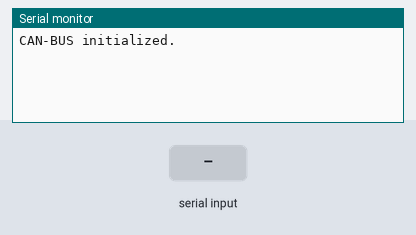
This sketch was run on a simulated Arduino Uno, built with avr-gcc and run on an emulated ATmega328P. Parts: the last lines printed to the serial monitor. The test bench sets the inputs (shaded band).

Above: at 1.2 s.
1.3 s: "1\n" received over Serial
At 2.1 s:
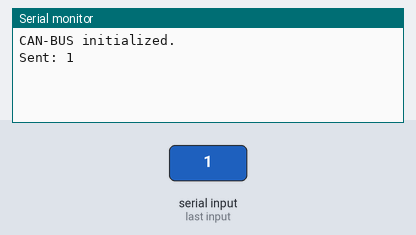
2.8 s: "0\n" received over Serial
At 3.3 s:
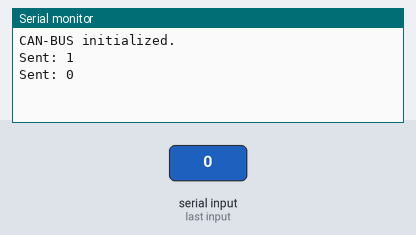
4.3 s: "2\n" received over Serial
At 5.7 s:
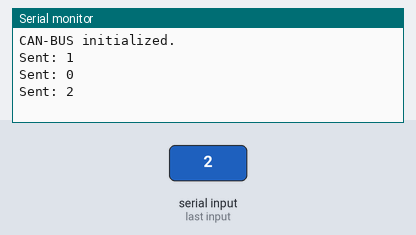

Measured:
- after the input at 1.3 s, the serial monitor: prints a new line at once (image 1)
- after the input at 2.8 s, the serial monitor: prints a new line at once (image 2)
- after the input at 4.3 s, the serial monitor: prints a new line at once (image 3)

The sketch:

sender1.ino
```cpp
#include <SPI.h>
#include "mcp2515_can.h"

#define CAN_2515
#define SPI_CS_PIN 9

mcp2515_can CAN(SPI_CS_PIN); // Set CS pin

void setup() {
    Serial.begin(115200);
    while (!Serial) {}

    if (CAN.begin(CAN_125KBPS) != 0) {
        Serial.println("CAN-BUS initialization failed!");
        while (1);
    }

    Serial.println("CAN-BUS initialized.");
}

void loop() {
    if (Serial.available() > 0) {
        String command = Serial.readStringUntil('\n');
        command.trim();

        int len = command.length();
        byte data[8] = {0};

        for (int i = 0; i < len && i < 8; i++) {
            data[i] = command[i];
        }

        // Send data: id = 0x00, standard frame, data length = len, data buffer = data
        CAN.sendMsgBuf(0x00, 0, len, data);
        Serial.println("Sent: " + command);
    }

    delay(100); // Delay to avoid flooding the bus
}
```
